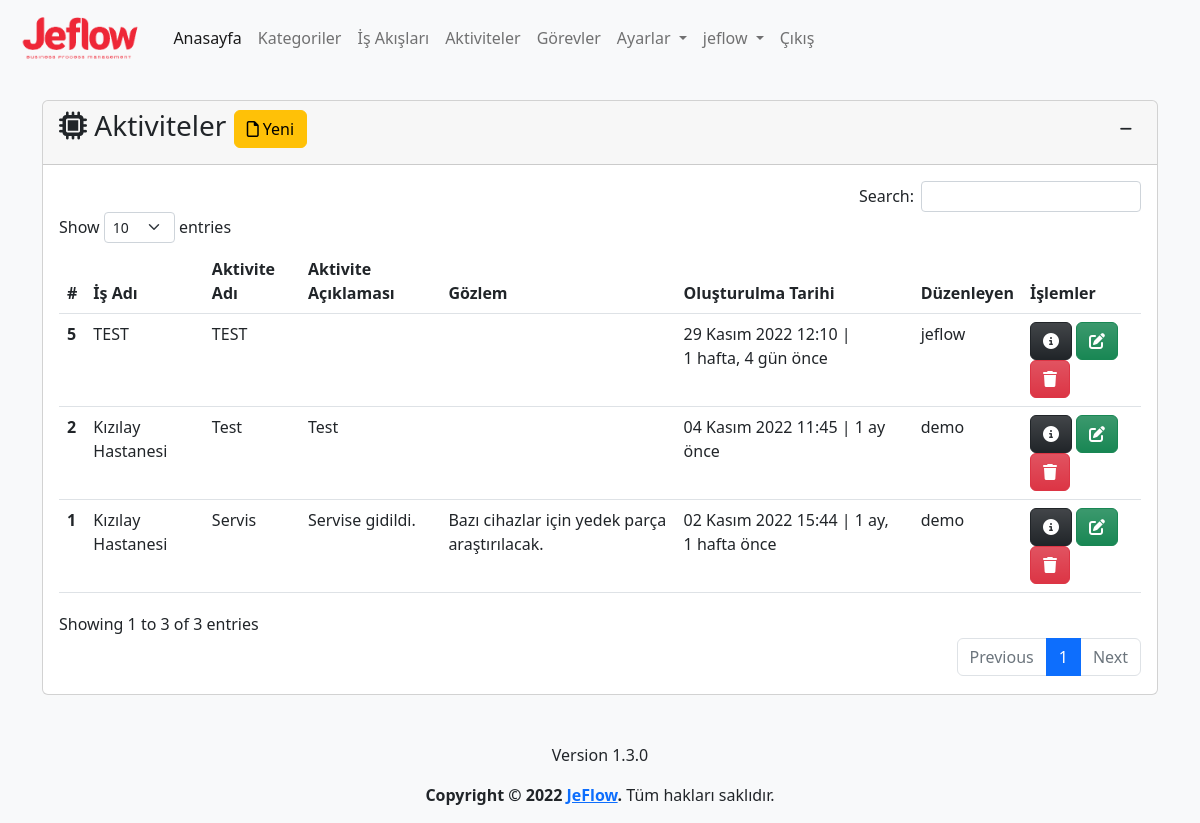
Page /activity/ (signed in) on the committed database.
### app/models.py (models this page shows, shortened)
class Activity(models.Model):
    process=models.ForeignKey(Process,on_delete=models.CASCADE,verbose_name='İş Adı')
    name=models.CharField(max_length=500,verbose_name='Aktivite Adı')
    description=models.TextField(verbose_name='Aktivite Açıklaması', blank=True,null=True)
    observation=models.TextField(verbose_name='Gözlem', blank=True,null=True)
    file=models.FileField(upload_to='activity_files/%Y/%m/%d/', verbose_name='Dosya', blank=True, null=True)
    created_date=models.DateTimeField(auto_now_add=True, verbose_name='Oluşturulma Tarihi')
    user=models.ForeignKey(User,on_delete=models.CASCADE,verbose_name='Kullanıcı', blank=True, null=True)
    class Meta:
        verbose_name='Aktive'
        verbose_name_plural='Aktiviteler'

class Process(models.Model):
    category=models.ForeignKey(Category,on_delete=models.CASCADE,verbose_name='Kategori')
    name=models.CharField(max_length=500,verbose_name='İş Akış Adı')
    description=models.TextField(verbose_name='İş Akış Açıklaması', blank=True, null=True)
    state=models.ForeignKey(State, on_delete=models.SET_NULL,verbose_name='Durum', blank=True, null=True)
    file=models.FileField(upload_to='process_files/%Y/%m/%d/', verbose_name='Dosya', blank=True, null=True)
    created_date=models.DateTimeField(auto_now_add=True, verbose_name='Oluşturulma Tarihi')
    user=models.ForeignKey(User,on_delete=models.CASCADE,verbose_name='Kullanıcı', blank=True, null=True)
    def __str__(self):
        return self.name # + ' - ' + self.created_date.strftime("%d.%m.%Y, %H:%M:%S")
    class Meta:
        verbose_name='İş Akışı'
        verbose_name_plural='İş Akışları'

### app/views.py (the view, shortened to what this page needs)
# urls.py: path('activity/', views.activity, name='activity'),
@login_required(login_url='/user/login/')
def activity(request):
    activity_form=ActivityForm()
    activities = Activity.objects.order_by('-created_date')
    context = {
        'activity_form':activity_form,
        'activities': activities
    }
    return render(request, 'app/activity.html', context)

### app/forms.py
class ActivityForm(forms.ModelForm):
    class Meta:
        model=Activity
        fields=('process','name','description','observation', 'file')

### templates/app/activity.html (shortened to what this page needs)
{% extends 'layout.html' %}
{% load humanize %}
{% block content %}
{% load crispy_forms_tags %}
<div class="row mt-3">
    <div class="col-md-12">
        <div class="card">
            <div class="card-header">
                <h3 class="card-title">
                    <i class="fa-solid fa-microchip"></i>
                    Aktiviteler
                    <button type="button" class="btn btn-warning" data-bs-toggle="modal"
                        data-bs-target="#activityModal">
                        <i class="fa-regular fa-file"></i>
                        Yeni
                    </button>
                    <div class="float-end">
                        <button class="btn btn-sm" type="button" data-bs-toggle="collapse"
                            data-bs-target="#collapseActivity" aria-expanded="false" aria-controls="collapseActivity">
                            <i class="fa-solid fa-minus"></i>
                        </button>
                    </div>
                </h3>
            </div>
            <div class="collapse show" id="collapseActivity">
                <div class="card-body">
                    {% if activities %}
                    <table id="activity" class="table table-hover">
                        <thead>
                            <tr>
                                <th scope="col">#</th>
                                <th scope="col">İş Adı</th>
                                <th scope="col">Aktivite Adı</th>
                                <th scope="col">Aktivite Açıklaması</th>
                                <th scope="col">Gözlem</th>
                                <th scope="col">Oluşturulma Tarihi</th>
                                <th scope="col">Düzenleyen</th>
                                <th scope="col">İşlemler</th>
                            </tr>
                        </thead>
                        <tbody>
                            {% for activity in activities %}
                            <tr>
                                <th scope="row">{{ activity.id }}</th>
                                <td>{{ activity.process }}</td>
                                <td>{{ activity.name }}</td>
                                <td>{{ activity.description | safe }}</td>
                                <td>{{ activity.observation }}</td>
                                <td>{{ activity.created_date }} | {{ activity.created_date | timesince}} önce</td>
                                <td>{{ activity.user }}</td>
                                <td>
                                    <a href="{% url 'activity_detail' activity.id %}" class="btn btn-dark bg-gradient"
                                        data-bs-toggle="popover" data-bs-trigger="hover" data-bs-title="Detaylar"
                                        data-bs-content="Seçili satırdaki kaydın detaylarını görüntüler.">
                                        <i class="fa-solid fa-circle-info"></i>
                                    </a>
                                    <a class="btn btn-success bg-gradient"
                                        href="{% url 'activity_update' activity.id %}" data-bs-toggle="popover"
                                        data-bs-trigger="hover" data-bs-title="Düzenle"
                                        data-bs-content="Seçili satırdaki kaydı düzenler.">
                                        <i class="fa-solid fa-pen-to-square"></i>
                                    </a>
                                    <a class="btn btn-danger bg-gradient" href="{% url 'activity_delete' activity.id %}"
                                        data-bs-toggle="popover" data-bs-trigger="hover" data-bs-title="Sil"
                                        data-bs-content="Seçili satırdaki kaydı siler.">
                                        <i class="fa-solid fa-trash"></i>
                                    </a>
                                </td>
                            </tr>
                            {% endfor %}
                        </tbody>
                    </table>
                    {% else %}
                    <div class="alert alert-warning">
                        <p>Aktivite bulunamadı.</p>
                    </div>
                    {% endif %}
                </div>
            </div>
        </div>
    </div>
</div>
{% endblock %}

### templates/layout.html (shortened to what this page needs)
{% load static %}
<!doctype html>
<html lang="tr">
<head>
  <link href="https://cdn.jsdelivr.net/npm/bootstrap@5.2.2/dist/css/bootstrap.min.css" rel="stylesheet"
>
  <link rel="stylesheet" type="text/css" href="https://cdn.datatables.net/1.12.1/css/dataTables.bootstrap5.min.css">
  <link rel="stylesheet" type="text/css"
    href="https://cdn.datatables.net/responsive/2.3.0/css/responsive.dataTables.min.css">
  <link rel="stylesheet" type="text/css" href="https://cdn.datatables.net/buttons/2.2.3/css/buttons.bootstrap5.min.css">
  <link href="https://cdn.jsdelivr.net/npm/summernote@0.8.18/dist/summernote-lite.min.css" rel="stylesheet">
  <link href="https://cdn.jsdelivr.net/npm/select2@4.1.0-rc.0/dist/css/select2.min.css" rel="stylesheet" />
  <link rel="stylesheet" href="{% static 'css/jeflow.css' %}">
</head>
<body class="bg-light">
  <header>
    <nav class="navbar navbar-expand-lg bg-light">
      <div class="container-fluid">
        <a class="navbar-brand" href="{% url 'index' %}">
          <img class="logo" src="{% static 'img/logo-text.png' %}" alt="JeFlow">
        </a>
        <div class="collapse navbar-collapse" id="navbarNavDropdown">
          <ul class="navbar-nav">
            <li class="nav-item">
              <a class="nav-link active" aria-current="page" href="{% url 'index' %}">Anasayfa</a>
            </li>
            {% if user.is_authenticated %}
            <li class="nav-item">
              <a class="nav-link" href="{% url 'category' %}">Kategoriler</a>
            </li>
            <li class="nav-item">
              <a class="nav-link" href="{% url 'process' %}">İş Akışları</a>
            </li>
            <li class="nav-item">
              <a class="nav-link" href="{% url 'activity' %}">Aktiviteler</a>
            </li>
            <li class="nav-item">
              <a class="nav-link" href="{% url 'task' %}">Görevler</a>
            </li>
            <li class="nav-item dropdown">
              <a class="nav-link dropdown-toggle" href="{% url 'settings' %}" role="button" data-bs-toggle="dropdown"
                aria-expanded="false">
                Ayarlar
              </a>
            </li>
            <li class="nav-item dropdown">
              <a class="nav-link dropdown-toggle" href="{% url 'profile' %}" role="button" data-bs-toggle="dropdown"
                aria-expanded="false">
                {{ user }}
              </a>
            </li>
            <li class="nav-item">
              <a class="nav-link" href="javascript:{document.getElementById('logout').submit()}">Çıkış</a>
            </li>
            {% else %}
            <li class="nav-item">
              <a class="nav-link" href="{% url 'register' %}">Kayıt Ol</a>
            </li>
            {% endif %}
          </ul>
        </div>
      </div>
    </nav>
  </header>
  <main>
    <div class="container mt-4">
      {% block content %}
      {% endblock %}
    </div>
  </main>
  <footer class="mt-5">
    <div class="d-flex flex-column justify-content-center align-items-center">
      <p>{% include 'partials/_version.html' %}</p>
      <p><strong>Copyright &copy; 2022 <a href="{% url 'index' %}">JeFlow</a>.</strong> Tüm hakları saklıdır.</p>
    </div>
  </footer>
</body>
</html>

### static/css/jeflow.css (style rules this page uses)
img.logo { height: 50px; }

### rows in the picture
Activity: id "5", process "TEST", name "TEST", created_date "29 Kasım 2022 12:10", created_date "1 hafta, 4 gün", user "jeflow"
Activity: id "2", process "Kızılay Hastanesi", name "Test", description "Test", created_date "04 Kasım 2022 11:45", created_date "1 ay", user "demo"
Activity: id "1", process "Kızılay Hastanesi", name "Servis", description "Servise gidildi.", observation "Bazı cihazlar için yedek parça araştırılacak.", created_date "02 Kasım 2022 15:44", created_date "1 ay, 1 hafta", user "demo"

### other values in the picture
{{ user }} "jeflow"
